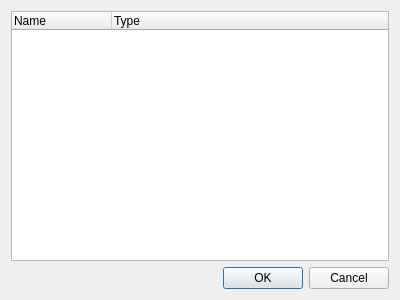
<?xml version="1.0" encoding="UTF-8"?>
<ui version="4.0">
 <class>VCWidgetSelection</class>
 <widget class="QDialog" name="VCWidgetSelection">
  <property name="geometry">
   <rect>
    <x>0</x>
    <y>0</y>
    <width>400</width>
    <height>300</height>
   </rect>
  </property>
  <property name="windowTitle">
   <string>Virtual Console widget selection</string>
  </property>
  <layout class="QVBoxLayout" name="verticalLayout_2">
   <item>
    <layout class="QVBoxLayout" name="verticalLayout">
     <item>
      <widget class="QTreeWidget" name="m_tree">
       <column>
        <property name="text">
         <string>Name</string>
        </property>
       </column>
       <column>
        <property name="text">
         <string>Type</string>
        </property>
       </column>
      </widget>
     </item>
    </layout>
   </item>
   <item>
    <widget class="QDialogButtonBox" name="buttonBox">
     <property name="orientation">
      <enum>Qt::Horizontal</enum>
     </property>
     <property name="standardButtons">
      <set>QDialogButtonBox::Cancel|QDialogButtonBox::Ok</set>
     </property>
    </widget>
   </item>
  </layout>
 </widget>
 <resources/>
 <connections>
  <connection>
   <sender>buttonBox</sender>
   <signal>accepted()</signal>
   <receiver>VCWidgetSelection</receiver>
   <slot>accept()</slot>
   <hints>
    <hint type="sourcelabel">
     <x>248</x>
     <y>254</y>
    </hint>
    <hint type="destinationlabel">
     <x>157</x>
     <y>274</y>
    </hint>
   </hints>
  </connection>
  <connection>
   <sender>buttonBox</sender>
   <signal>rejected()</signal>
   <receiver>VCWidgetSelection</receiver>
   <slot>reject()</slot>
   <hints>
    <hint type="sourcelabel">
     <x>316</x>
     <y>260</y>
    </hint>
    <hint type="destinationlabel">
     <x>286</x>
     <y>274</y>
    </hint>
   </hints>
  </connection>
 </connections>
</ui>
